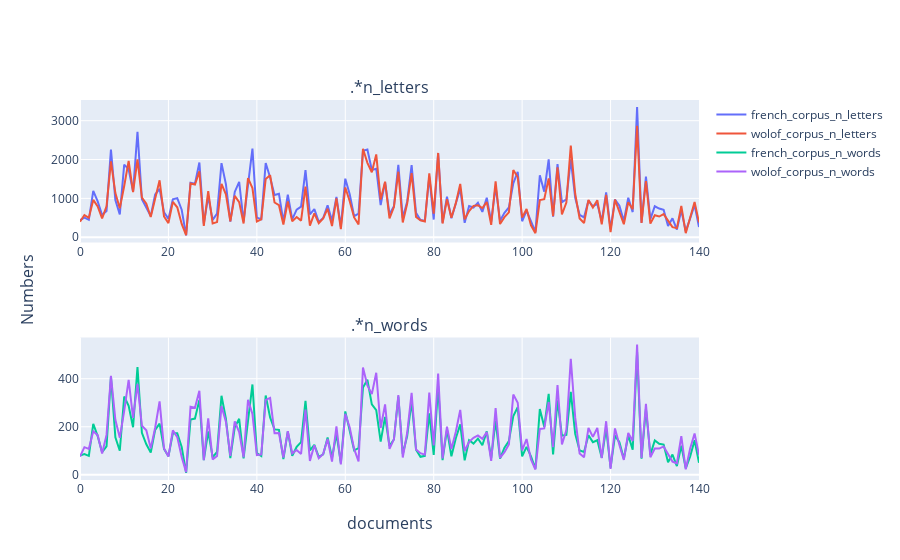

The notebook cell saved with this chart:
### Markdown cell above
Let us trace the distributions of the number of letters and the distributions of the numbers words separated by spaces.

### Code cell
def plot_lengths(data_frame: pd.DataFrame, columns_regex: List = [".*n_letters", ".*n_words"]):
    
    fig = make_subplots(rows=len(columns_regex), cols=1, subplot_titles=columns_regex, y_title="Numbers", x_title="documents")
    
    for i, column in enumerate(columns_regex):
        
        columns = [column_ for column_ in data_frame.columns if re.search(column, column_)]
        
        for col_ in columns:
            
            # fig.add_trace(go.Histogram(
            #     x = data_frame[col_], name=col_
            # ), row=i+1, col=1)
            
            fig.add_trace(go.Scatter(
                y = data_frame[col_], name=col_
            ), row=i+1, col=1)
    
    fig.show()

plot_lengths(corpora)

### Figure 1 — Plotly figure (JSON) as saved in the notebook; plotly's stock layout.template omitted (floating-point values rounded to 4 significant figures; data arrays with more than 128 entries replaced by an {"elided": "..."} marker saying what was removed)
{"data": [{"name": "french_corpus_n_letters", "type": "scatter", "xaxis": "x", "y": {"elided": "141 int values"}, "yaxis": "y"}, {"name": "wolof_corpus_n_letters", "type": "scatter", "xaxis": "x", "y": {"elided": "141 int values"}, "yaxis": "y"}, {"name": "french_corpus_n_words", "type": "scatter", "xaxis": "x2", "y": {"elided": "141 int values"}, "yaxis": "y2"}, {"name": "wolof_corpus_n_words", "type": "scatter", "xaxis": "x2", "y": {"elided": "141 int values"}, "yaxis": "y2"}], "layout": {"annotations": [{"font": {"size": 16}, "showarrow": false, "text": ".*n_letters", "x": 0.5, "xanchor": "center", "xref": "paper", "y": 1, "yanchor": "bottom", "yref": "paper"}, {"font": {"size": 16}, "showarrow": false, "text": ".*n_words", "x": 0.5, "xanchor": "center", "xref": "paper", "y": 0.375, "yanchor": "bottom", "yref": "paper"}, {"font": {"size": 16}, "showarrow": false, "text": "documents", "x": 0.5, "xanchor": "center", "xref": "paper", "y": 0, "yanchor": "top", "yref": "paper", "yshift": -30}, {"font": {"size": 16}, "showarrow": false, "text": "Numbers", "textangle": -90, "x": 0, "xanchor": "right", "xref": "paper", "xshift": -40, "y": 0.5, "yanchor": "middle", "yref": "paper"}], "xaxis": {"anchor": "y", "domain": [0, 1]}, "xaxis2": {"anchor": "y2", "domain": [0, 1]}, "yaxis": {"anchor": "x", "domain": [0.625, 1]}, "yaxis2": {"anchor": "x2", "domain": [0, 0.375]}}}
